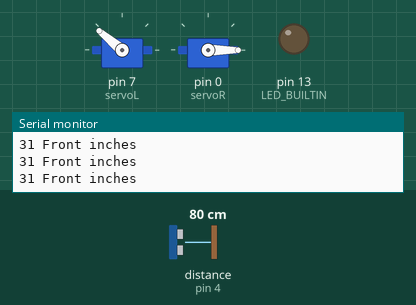
This sketch was run on a simulated Arduino Uno, built with avr-gcc and run on an emulated ATmega328P. Shown: 2 × servo, output pins drawn as LEDs (lit = HIGH), the last lines printed to the serial monitor. Wiring (inferred from the names in the program): ultrasonic range finder: trigger pin 4; echo pin 4. The inputs (shaded band) are chosen by the test bench; at power-on: distance to the obstacle (sensor on pin 4) 80 cm. The echo pulse lasts 58.3 µs per cm.

Above: at 1.2 s.
1.3 s: distance to the obstacle (sensor on pin 4) set to 17 cm
4.3 s: distance to the obstacle (sensor on pin 4) set to 14 cm
At 4.7 s:
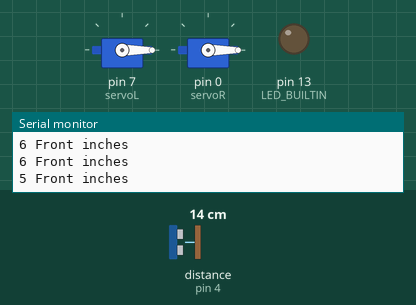
7.3 s: distance to the obstacle (sensor on pin 4) set to 18 cm
At 8.1 s:
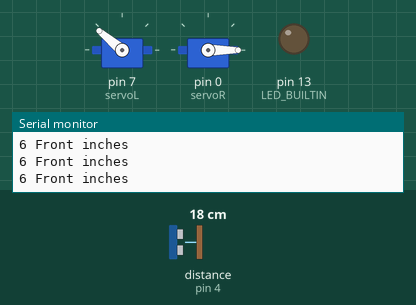
8.8 s: distance to the obstacle (sensor on pin 4) set to 2 cm
At 9.2 s:
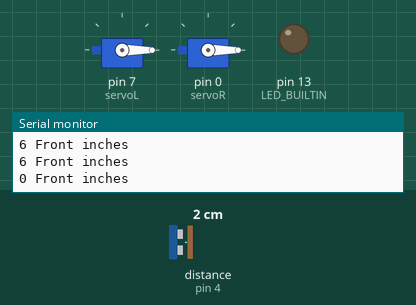
Timing chart, 0 to 11.8 s (numbered marks = the images above; inputs shaded):
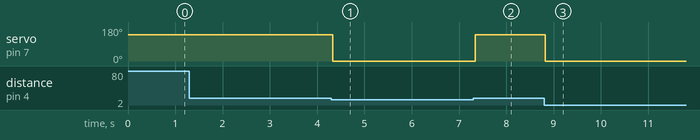

Measured:
- the behaviour switches between 16 and 15 cm on distance to the obstacle (sensor on pin 4) (found by bisection; images 0 and 1)
- after the input at 4.3 s, servo on pin 7 (servoL): 140° → 0° at once
- after the input at 7.3 s, servo on pin 7 (servoL): 0° → 140° at once
- after the input at 8.8 s, servo on pin 7 (servoL): 140° → 0° at once

The sketch:

SoccerBot.ino
```cpp
#include <Servo.h>

Servo servoL;
Servo servoR;
//Front Sonar is pin 2
//Right Sonar is pin 4
const int pingPinF = 4;
const int pingPinR = 5;


void setup() {
  // initialize serial communication:
  Serial.begin(9600);
  pinMode(LED_BUILTIN, OUTPUT);
  servoL.attach(7);
  servoR.attach(0);
}

void loop() {
  // establish variables for duration of the ping,
  // and the distance result in inches and centimeters:
  long frontDuration, rightDuration, inchesF, inchesR;

  servoR.write(0);
  servoL.write(140);

  // The PING))) is triggered by a HIGH pulse of 2 or more microseconds.
  // Give a short LOW pulse beforehand to ensure a clean HIGH pulse:
  pinMode(pingPinF, OUTPUT);
  digitalWrite(pingPinF, LOW);
  delayMicroseconds(2);
  digitalWrite(pingPinF, HIGH);
  delayMicroseconds(5);
  digitalWrite(pingPinF, LOW);

  // The same pin is used to read the signal from the PING))): a HIGH
  // pulse whose duration is the time (in microseconds) from the sending
  // of the ping to the reception of its echo off of an object.
  pinMode(pingPinF, INPUT);
  frontDuration = pulseIn(pingPinF, HIGH);

  // convert the time into a distance
  inchesF = microsecondsToInches(frontDuration);

  Serial.print(inchesF);
  Serial.println(" Front inches");

if(inchesF <= 5) {
      servoR.write(0);
      servoL.write(0);
      delay(500);
          }

}

long microsecondsToInches(long microseconds) {
  //According to Parallax's datasheet for the PING))), there are
  // 73.746 microseconds per inch (i.e. sound travels at 1130 feet per
  // second).  This gives the distance travelled by the ping, outbound
  // and return, so we divide by 2 to get the distance of the obstacle.
  // See: http://www.parallax.com/dl/docs/prod/acc/28015-PING-v1.3.pdf
  return microseconds / 74 / 2;
}
```
